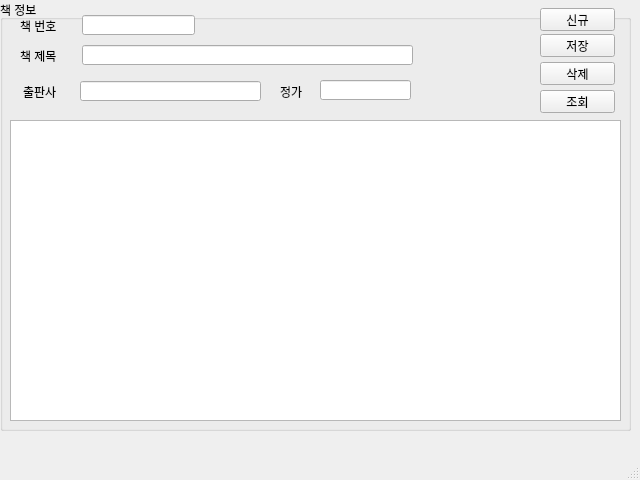
<?xml version="1.0" encoding="UTF-8"?>
<ui version="4.0">
 <class>MainWindow</class>
 <widget class="QMainWindow" name="MainWindow">
  <property name="geometry">
   <rect>
    <x>0</x>
    <y>0</y>
    <width>640</width>
    <height>480</height>
   </rect>
  </property>
  <property name="windowTitle">
   <string>마당도서관리</string>
  </property>
  <widget class="QWidget" name="centralwidget">
   <widget class="QGroupBox" name="groupBox">
    <property name="geometry">
     <rect>
      <x>0</x>
      <y>0</y>
      <width>631</width>
      <height>431</height>
     </rect>
    </property>
    <property name="title">
     <string>책 정보</string>
    </property>
    <widget class="QTableWidget" name="tblBooks">
     <property name="geometry">
      <rect>
       <x>10</x>
       <y>120</y>
       <width>611</width>
       <height>301</height>
      </rect>
     </property>
     <property name="font">
      <font>
       <family>나눔고딕</family>
       <weight>75</weight>
       <bold>true</bold>
      </font>
     </property>
    </widget>
    <widget class="QLabel" name="label">
     <property name="geometry">
      <rect>
       <x>20</x>
       <y>20</y>
       <width>56</width>
       <height>12</height>
      </rect>
     </property>
     <property name="frameShape">
      <enum>QFrame::NoFrame</enum>
     </property>
     <property name="text">
      <string>책 번호</string>
     </property>
    </widget>
    <widget class="QLineEdit" name="txtbookId">
     <property name="geometry">
      <rect>
       <x>82</x>
       <y>15</y>
       <width>113</width>
       <height>20</height>
      </rect>
     </property>
     <property name="inputMask">
      <string/>
     </property>
     <property name="text">
      <string/>
     </property>
    </widget>
    <widget class="QLineEdit" name="txtPublisher">
     <property name="geometry">
      <rect>
       <x>80</x>
       <y>81</y>
       <width>181</width>
       <height>20</height>
      </rect>
     </property>
    </widget>
    <widget class="QLabel" name="label_2">
     <property name="geometry">
      <rect>
       <x>23</x>
       <y>86</y>
       <width>56</width>
       <height>12</height>
      </rect>
     </property>
     <property name="text">
      <string>출판사</string>
     </property>
    </widget>
    <widget class="QLineEdit" name="txtPrice">
     <property name="geometry">
      <rect>
       <x>320</x>
       <y>80</y>
       <width>91</width>
       <height>20</height>
      </rect>
     </property>
    </widget>
    <widget class="QLabel" name="label_4">
     <property name="geometry">
      <rect>
       <x>280</x>
       <y>86</y>
       <width>56</width>
       <height>12</height>
      </rect>
     </property>
     <property name="text">
      <string>정가</string>
     </property>
    </widget>
    <widget class="QPushButton" name="btnNew">
     <property name="geometry">
      <rect>
       <x>540</x>
       <y>8</y>
       <width>75</width>
       <height>23</height>
      </rect>
     </property>
     <property name="text">
      <string>신규</string>
     </property>
    </widget>
    <widget class="QPushButton" name="btnSave">
     <property name="geometry">
      <rect>
       <x>540</x>
       <y>34</y>
       <width>75</width>
       <height>23</height>
      </rect>
     </property>
     <property name="text">
      <string>저장</string>
     </property>
    </widget>
    <widget class="QPushButton" name="btnDel">
     <property name="geometry">
      <rect>
       <x>540</x>
       <y>62</y>
       <width>75</width>
       <height>23</height>
      </rect>
     </property>
     <property name="text">
      <string>삭제</string>
     </property>
    </widget>
    <widget class="QPushButton" name="btnReload">
     <property name="geometry">
      <rect>
       <x>540</x>
       <y>90</y>
       <width>75</width>
       <height>23</height>
      </rect>
     </property>
     <property name="text">
      <string>조회</string>
     </property>
    </widget>
    <widget class="QLineEdit" name="txtbookName">
     <property name="geometry">
      <rect>
       <x>82</x>
       <y>45</y>
       <width>331</width>
       <height>20</height>
      </rect>
     </property>
    </widget>
    <widget class="QLabel" name="label_5">
     <property name="geometry">
      <rect>
       <x>20</x>
       <y>50</y>
       <width>56</width>
       <height>12</height>
      </rect>
     </property>
     <property name="text">
      <string>책 제목</string>
     </property>
    </widget>
   </widget>
  </widget>
  <widget class="QMenuBar" name="menubar">
   <property name="geometry">
    <rect>
     <x>0</x>
     <y>0</y>
     <width>640</width>
     <height>26</height>
    </rect>
   </property>
  </widget>
  <widget class="QStatusBar" name="statusbar"/>
 </widget>
 <resources/>
 <connections/>
</ui>
